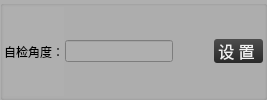
                  <widget class="QGroupBox" name="groupBox_24">
                   <property name="styleSheet">
                    <string notr="true">background-color: rgb(175, 175, 175);</string>
                   </property>
                   <property name="title">
                    <string/>
                   </property>
                   <layout class="QHBoxLayout" name="horizontalLayout_41">
                    <property name="spacing">
                     <number>1</number>
                    </property>
                    <property name="leftMargin">
                     <number>1</number>
                    </property>
                    <property name="topMargin">
                     <number>1</number>
                    </property>
                    <property name="rightMargin">
                     <number>1</number>
                    </property>
                    <property name="bottomMargin">
                     <number>1</number>
                    </property>
                    <item>
                     <widget class="QLabel" name="label_33">
                      <property name="styleSheet">
                       <string notr="true">font: 10pt &quot;微软雅黑&quot;;</string>
                      </property>
                      <property name="text">
                       <string>自检角度：</string>
                      </property>
                     </widget>
                    </item>
                    <item>
                     <widget class="KLineEditKb" name="lineEdit_ktselfangle">
                      <property name="styleSheet">
                       <string notr="true">font: 10pt &quot;微软雅黑&quot;;</string>
                      </property>
                     </widget>
                    </item>
                    <item>
                     <spacer name="horizontalSpacer_32">
                      <property name="orientation">
                       <enum>Qt::Horizontal</enum>
                      </property>
                      <property name="sizeHint" stdset="0">
                       <size>
                        <width>40</width>
                        <height>20</height>
                       </size>
                      </property>
                     </spacer>
                    </item>
                    <item>
                     <widget class="QPushButton" name="pushButton_ktselfangleset">
                      <property name="font">
                       <font>
                        <family>微软雅黑</family>
                        <pointsize>12</pointsize>
                       </font>
                      </property>
                      <property name="styleSheet">
                       <string notr="true">QPushButton#pushButton_ktselfangleset{
	border-style: none;
	border: 0px;
	color: #F0F0F0;
	padding: 0px;	
	min-height: 16px;
	border-radius:3px;
	background: qlineargradient(spread:pad, x1:0, y1:0, x2:0, y2:1, stop:0 #4D4D4D, stop:1 #292929); 
}

QPushButton#pushButton_ktselfangleset:hover{ 
	background: qlineargradient(spread:pad, x1:0, y1:0, x2:0, y2:1, stop:0 #636363, stop:1 #575757);
}

QPushButton#pushButton_ktselfangleset:pressed{ 
	background: qlineargradient(spread:pad, x1:0, y1:0, x2:0, y2:1, stop:0 #4D4D4D, stop:1 #292929);
}</string>
                      </property>
                      <property name="text">
                       <string> 设 置  </string>
                      </property>
                     </widget>
                    </item>
                   </layout>
                  </widget>
